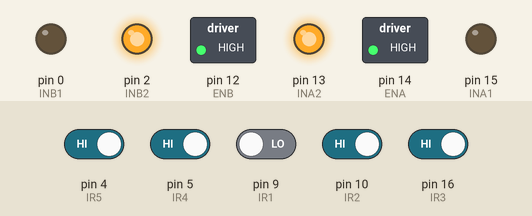
A sketch run on a simulated Arduino Uno, built with avr-gcc and run on an emulated ATmega328P. Shown: switched loads named in the sketch (green lamp = pin HIGH), output pins drawn as LEDs (lit = HIGH). The inputs (shaded band) are chosen by the test bench; at power-on: pin 4 (IR5), pin 5 (IR4), pin 10 (IR2), pin 16 (IR3) HIGH, pin 9 (IR1) LOW.

Above: at 1.2 s.
1.3 s: pin 4 (IR5) driven LOW
At 2.5 s:
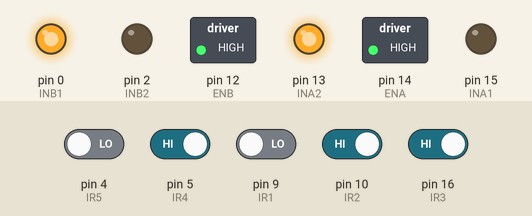
2.8 s: pin 9 (IR1) driven HIGH
At 3.7 s:
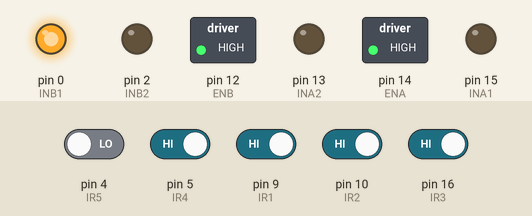
4.3 s: pin 5 (IR4) driven LOW
At 4.8 s:
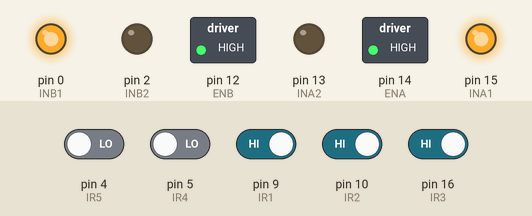
5.8 s: pin 5 (IR4) driven HIGH
At 7.0 s:
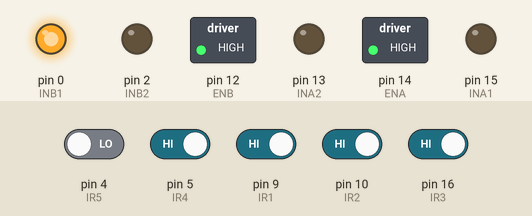
7.3 s: pin 4 (IR5) driven HIGH
At 8.3 s:
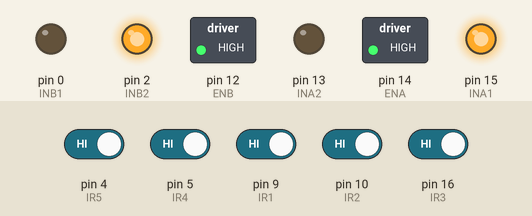
8.8 s: pin 9 (IR1) driven LOW
At 9.4 s:
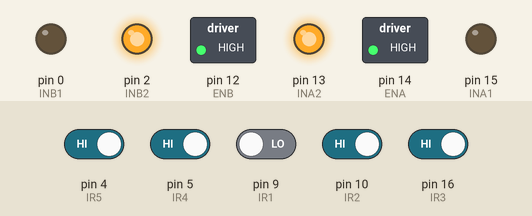
Timing chart, 0 to 11.3 s (numbered marks = the images above; inputs shaded):
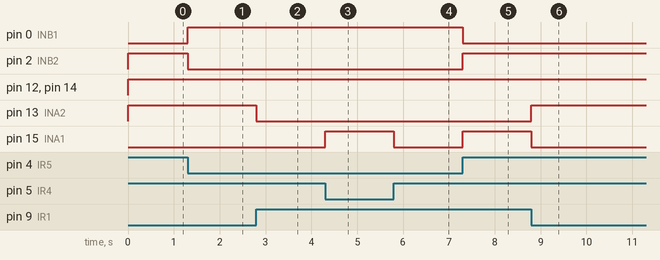

The sketch:

esp_line_follower.ino
```cpp
#define ENA   14          // Enable/speed motors Right        GPIO14(D5)
#define ENB   12          // Enable/speed motors Left         GPIO12(D6)
#define INA1  15          // L298N in1 motors Right           GPIO13(D7)
#define INA2  13          // L298N in2 motors Right           GPIO15(D8)
#define INB1  0           // L298N in3 motors Left            GPIO0(D3)
#define INB2  2           // L298N in4 motors Left            GPIO2(D4)

#define IR1   9          // IR sensor input                   GPIO9(SD2)
#define IR2   10          // IR sensor input                  GPIO10(SD3)
#define IR3   16          // IR sensor input                  GPIO16(D0)
#define IR4   5          // IR sensor input                   GPIO5(D1)
#define IR5   4           // IR sensor input                  GPIO4(D2)

#define W 0
#define B 1

int ir1=0, ir2=0, ir3=0, ir4=0, ir5=0;
int speedCar = 240;         // 0-255
int speed_Coeff=1;

void setup() {

 pinMode(ENA, OUTPUT);
 pinMode(ENB, OUTPUT);
 pinMode(INA1, OUTPUT);
 pinMode(INA2, OUTPUT);
 pinMode(INB1, OUTPUT);
 pinMode(INB2, OUTPUT);

 pinMode(IR1, INPUT);
 pinMode(IR2, INPUT);
 pinMode(IR3, INPUT);
 pinMode(IR4, INPUT);
 pinMode(IR5, INPUT);

}

void goAhead(){

      analogWrite(ENA, speedCar*speed_Coeff);    //enable(ENA) and speed 0-255
      analogWrite(ENB, speedCar*speed_Coeff);
      digitalWrite(INA1, LOW);
      digitalWrite(INA2, HIGH);

      digitalWrite(INB1, HIGH);
      digitalWrite(INB2, LOW);

  }

void goBack(){

      analogWrite(ENA, speedCar*speed_Coeff);    //enable(ENA) and speed 0-255
      analogWrite(ENB, speedCar*speed_Coeff);
      digitalWrite(INA1, HIGH);
      digitalWrite(INA2, LOW);
      digitalWrite(INB1, LOW);
      digitalWrite(INB2, HIGH);
  }

void goRight(){

      analogWrite(ENA, speedCar*speed_Coeff);    //enable(ENA) and speed 0-255
      analogWrite(ENB, speedCar*speed_Coeff);
      digitalWrite(INA1, LOW);
      digitalWrite(INA2, LOW);
      digitalWrite(INB1, HIGH);
      digitalWrite(INB2, LOW);
  }
void goSharpRight(){

      analogWrite(ENA, speedCar*speed_Coeff);    //enable(ENA) and speed 0-255
      analogWrite(ENB, speedCar*speed_Coeff);
      digitalWrite(INA1, HIGH);
      digitalWrite(INA2, LOW);
      digitalWrite(INB1, HIGH);
      digitalWrite(INB2, LOW);
  }

void goLeft(){

      analogWrite(ENA, speedCar*speed_Coeff);    //enable(ENA) and speed 0-255
      analogWrite(ENB, speedCar*speed_Coeff);
      digitalWrite(INA1, LOW);
      digitalWrite(INA2, HIGH);
      digitalWrite(INB1, LOW);
      digitalWrite(INB2, LOW);
}
void goSharpLeft(){

      analogWrite(ENA, speedCar*speed_Coeff);    //enable(ENA) and speed 0-255
      analogWrite(ENB, speedCar*speed_Coeff);
      digitalWrite(INA1, LOW);
      digitalWrite(INA2, HIGH);
      digitalWrite(INB1, LOW);
      digitalWrite(INB2, HIGH);
}
void stopRobot(){

      analogWrite(ENA, 0);    //enable(ENA) and speed 0-255
      analogWrite(ENB, 0);
 }
void make(int s1, int s2, int s3, int s4, int s5){
  ir1 = s1;
  ir2 = s2;
  ir3 = s3;
  ir4 = s4;
  ir5 = s5;

}
void loop() {
    ir1 = digitalRead(IR1);
    ir2 = digitalRead(IR2);
    ir3 = digitalRead(IR3);
    ir4 = digitalRead(IR4);
    ir5 = digitalRead(IR5);

    if(ir1 == B and ir2 == B and ir3 == W and ir4 == B and ir5 == B) goAhead();
    if(ir1 == B and ir2 == W and ir3 == W and ir4 == W and ir5 == B) goAhead();
    if(ir1 == W and ir2 == W and ir3 == W and ir4 == W and ir5 == W) goAhead();
    if(ir1 == W and ir2 == W and ir3 == B and ir4 == W and ir5 == W) goAhead();
    if(ir1 == W and ir2 == B and ir3 == B and ir4 == B and ir5 == W) goAhead();


    if(ir1 == W and ir2 == W and ir3 == B and ir4 == B and ir5 == B) goSharpLeft();
    if(ir1 == B and ir2 == W and ir3 == W and ir4 == B and ir5 == B) goLeft();
    if(ir1 == W and ir2 == B and ir3 == B and ir4 == B and ir5 == B) goSharpLeft();
    if(ir1 == W and ir2 == W and ir3 == W and ir4 == B and ir5 == B) goLeft();

    if(ir1 == B and ir2 == B and ir3 == W and ir4 == W and ir5 == W) goSharpRight();
    if(ir1 == B and ir2 == B and ir3 == W and ir4 == W and ir5 == B) goRight();
    if(ir1 == B and ir2 == B and ir3 == B and ir4 == W and ir5 == W) goSharpRight();
    if(ir1 == B and ir2 == B and ir3 == B and ir4 == B and ir5 == W) goRight();


    if(ir1 == B and ir2 == B and ir3 == B and ir4 == B and ir5 == B) goBack();


}
```

Measured:
- after the input at 1.3 s, pin 0 (INB1): LOW → HIGH at once; pin 2 (INB2): HIGH → LOW at once
- after the input at 2.8 s, pin 13 (INA2): HIGH → LOW at once
- after the input at 4.3 s, pin 15 (INA1): LOW → HIGH at once
- after the input at 5.8 s, pin 15 (INA1): HIGH → LOW at once
- after the input at 7.3 s, pin 0 (INB1): HIGH → LOW at once; pin 2 (INB2), pin 15 (INA1): LOW → HIGH at once
- after the input at 8.8 s, pin 13 (INA2): LOW → HIGH at once; pin 15 (INA1): HIGH → LOW at once
